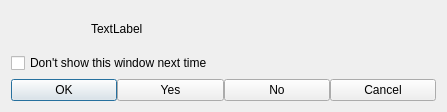
<?xml version="1.0" encoding="UTF-8"?>
<ui version="4.0">
 <class>MessageBox</class>
 <widget class="QDialog" name="MessageBox">
  <property name="geometry">
   <rect>
    <x>0</x>
    <y>0</y>
    <width>447</width>
    <height>112</height>
   </rect>
  </property>
  <property name="windowTitle">
   <string>Dialog</string>
  </property>
  <layout class="QVBoxLayout" name="verticalLayout">
   <item>
    <layout class="QHBoxLayout" name="horizontalLayout">
     <property name="spacing">
      <number>0</number>
     </property>
     <item>
      <widget class="QLabel" name="label_2">
       <property name="maximumSize">
        <size>
         <width>80</width>
         <height>16777215</height>
        </size>
       </property>
       <property name="text">
        <string/>
       </property>
      </widget>
     </item>
     <item>
      <widget class="QLabel" name="label">
       <property name="text">
        <string>TextLabel</string>
       </property>
      </widget>
     </item>
    </layout>
   </item>
   <item>
    <widget class="QCheckBox" name="checkBox">
     <property name="text">
      <string>Don't show this window next time</string>
     </property>
    </widget>
   </item>
   <item>
    <layout class="QHBoxLayout" name="horizontalLayout_2">
     <property name="spacing">
      <number>0</number>
     </property>
     <item>
      <widget class="QPushButton" name="pushOK">
       <property name="text">
        <string>OK</string>
       </property>
      </widget>
     </item>
     <item>
      <widget class="QPushButton" name="pushYES">
       <property name="text">
        <string>Yes</string>
       </property>
      </widget>
     </item>
     <item>
      <widget class="QPushButton" name="pushNO">
       <property name="text">
        <string>No</string>
       </property>
      </widget>
     </item>
     <item>
      <widget class="QPushButton" name="pushCancel">
       <property name="text">
        <string>Cancel</string>
       </property>
      </widget>
     </item>
    </layout>
   </item>
  </layout>
 </widget>
 <resources/>
 <connections/>
</ui>
